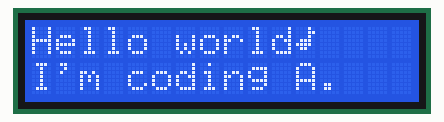
Simulated run of this sketch. Board: Arduino Uno, built with avr-gcc and run on an emulated ATmega328P. On the bench: 16×2 character LCD.

Above: at 0.2 s.
At 5.11 s:
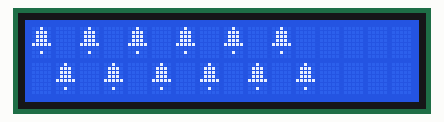
At 10.15 s:
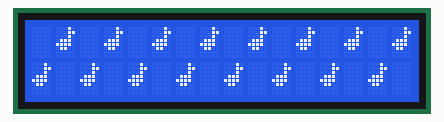
At 19.98 s:
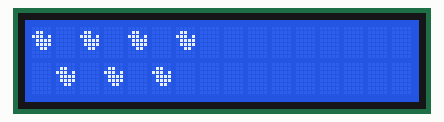
At 29.81 s:
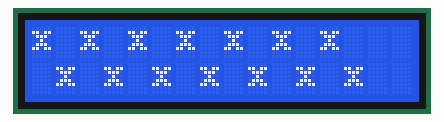
At 39.64 s:
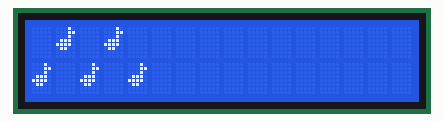

The sketch:

intercambioFiguras.ino
```cpp
#include <Wire.h>
#include <LiquidCrystal_I2C.h>
LiquidCrystal_I2C lcd(0x27, 16, 2);

uint8_t bell[8]  = {0x4, 0xe, 0xe,0xe, 0x1f, 0x0, 0x4};
uint8_t note[8]  = {0x2, 0x3, 0x2, 0xe, 0x1e, 0xc, 0x0};
uint8_t reloj[8] = {0x0, 0xe, 0x15, 0x17, 0x11, 0xe, 0x0};
uint8_t heart[8] = {0x0, 0xa, 0x1f, 0x1f, 0xe, 0x4, 0x0};
uint8_t duck[8]  = {0x0, 0xc, 0x1d, 0xf, 0xf, 0x6, 0x0};
uint8_t check[8] = {0x0, 0x1, 0x3, 0x16, 0x1c, 0x8, 0x0};
uint8_t cross[8] = {0x0, 0x1b, 0xe, 0x4, 0xe, 0x1b, 0x0};
uint8_t retarrow[8] = {0x1, 0x1, 0x5, 0x9, 0x1f, 0x8, 0x4};

void setup()
{
  lcd.init();
  lcd.createChar(0, bell);
  lcd.createChar(1, note);
  lcd.createChar(2, reloj);
  lcd.createChar(3, heart);
  lcd.createChar(4, duck);
  lcd.createChar(5, check);
  lcd.createChar(6, cross);
  lcd.createChar(7, retarrow);
  lcd.backlight();
  lcd.setCursor(0, 0);
  lcd.print("Hello world");
  lcd.write(1);
  lcd.setCursor(0, 1);
  lcd.print("I'm coding A.");
  delay(2000);
  lcd.clear();
}

void intercambiarCeros(int letraByte, int valorUnooCero) {
  for (int i = 0 ; i < 16 ; i++)
  {
    if (i % 2 == valorUnooCero)
    {
      lcd.setCursor(i, 0);
      lcd.write(letraByte);
      delay(250);
    } else if (i % 2 != valorUnooCero)
    {
      lcd.setCursor(i, 1);
      lcd.write(letraByte);
      delay(250);
    }
  }
}

void loop()
{
  lcd.init();
  while (1)
  {
    for (int i = 0 ; i < 8 ; i++)
    {
      lcd.clear();
      intercambiarCeros(i, i % 2);
    }
  }
}
```
